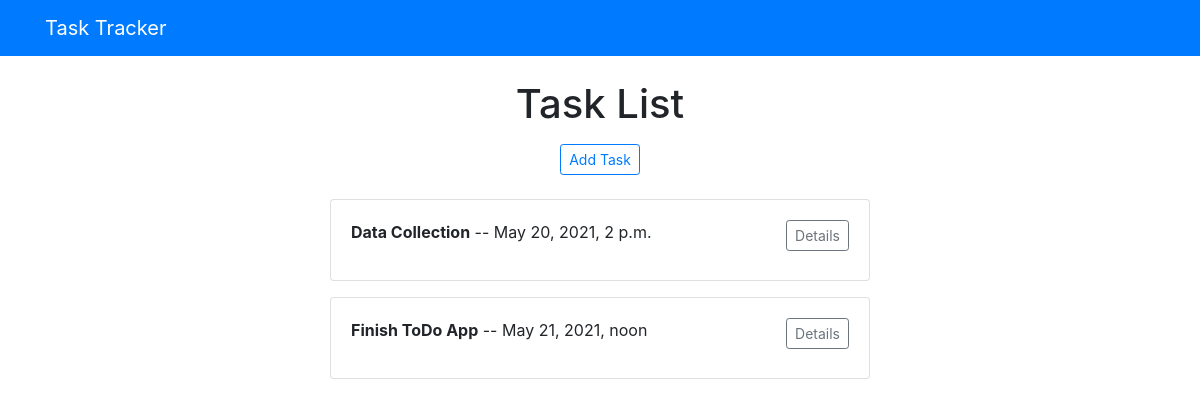
/, run on an earlier commit of the app's database.
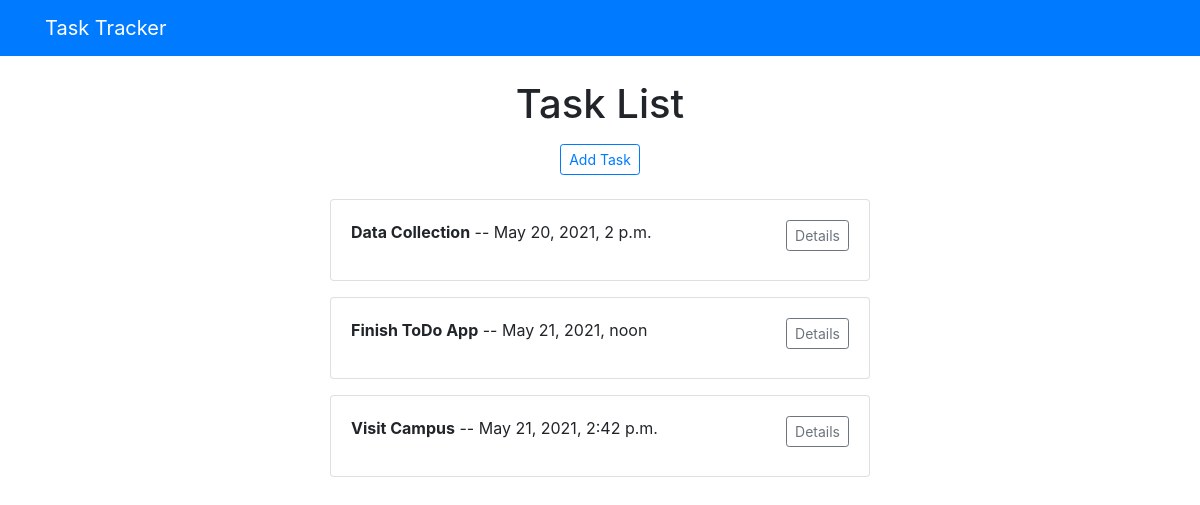
And on a later commit of the database.
### todos/models.py (models this page shows, shortened)
class Todo(models.Model):
    title = models.CharField('Title', max_length=200)
    text = models.TextField('Description')
    created_at = models.DateTimeField(auto_now_add=True, blank=False)
    todo_time = models.DateTimeField('Assign Time', default=datetime.now, blank=False)

### todos/views.py (the view)
# urls.py: path('', views.index, name='index'),
def index(request):
    todos_list = Todo.objects.all()
    context = {
        'todos': todos_list
    }
    return render(request, 'index.html', context)

### templates/index.html
{% extends 'partials/header.html' %}
{% block content %}
<div class="col-md-12 text-center">
    <h1 class='text-center mb-3'>Task List</h1>
    <a href="/todos/add/" class="btn btn-outline-primary btn-sm">
        Add Task
    </a>
</div>
<br>
{% for todo in todos %}
    <div class='card mb-3'>
        <div class='card-body'>
            <p>
                <strong>{{todo.title}}</strong> -- {{todo.todo_time}}
                <a href="/todos/details/{{todo.id}}" class="btn btn-outline-secondary btn-sm float-right">
                    Details
                </a>
            </p>
        </div>
    </div>
{% endfor %}
{% endblock %}

What changed in the data, as far as the page shows it:
added Todo: title "Visit Campus", todo_time "May 21, 2021, 2:42 p.m."
